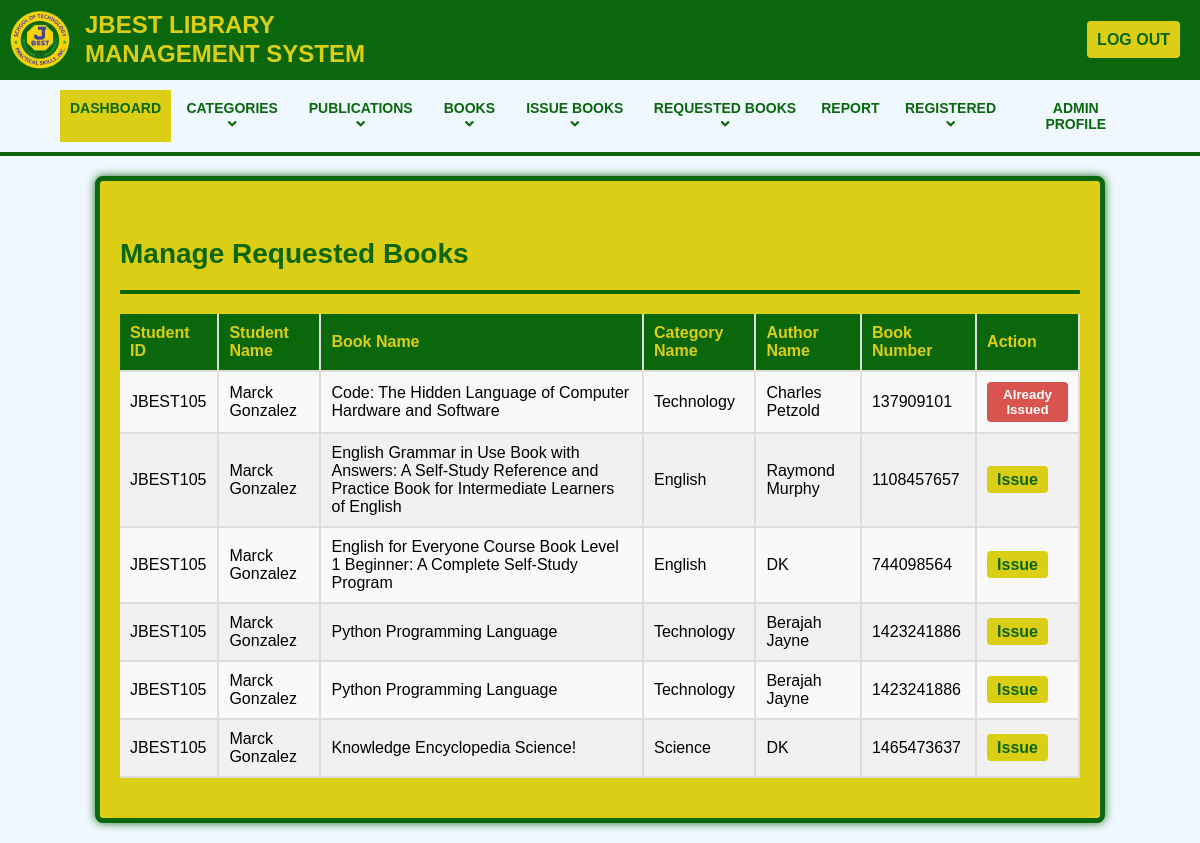
Page /admin/manage-requested-books-student.php on the committed database.
### tables this page shows
CREATE TABLE `tblrequestedbookdetails` (
  `studfacid` varchar(250) NOT NULL,
  `Name` varchar(100) NOT NULL,
  `BookName` varchar(250) NOT NULL,
  `CategoryName` varchar(250) NOT NULL,
  `AuthorName` varchar(250) NOT NULL,
  `BookNumber` int(11) NOT NULL,
  `RequestDate` timestamp NOT NULL DEFAULT current_timestamp(),
  `id` int(11) NOT NULL,
  `entity` int(1) NOT NULL DEFAULT 1
);

CREATE TABLE `tblstudents` (
  `id` int(11) NOT NULL,
  `StudentID` varchar(100) NOT NULL,
  `FullName` varchar(250) DEFAULT NULL,
  `Name` varchar(250) NOT NULL,
  `LastName` varchar(250) NOT NULL,
  `email` varchar(250) DEFAULT NULL,
  `MobileNumber` varchar(11) DEFAULT NULL,
  `Password` varchar(250) DEFAULT NULL,
  `Status` int(1) DEFAULT 1,
  `RegDate` timestamp NOT NULL DEFAULT current_timestamp(),
  `UpdationDate` timestamp NULL DEFAULT NULL ON UPDATE current_timestamp()
);

CREATE TABLE `tblbooks` (
  `id` int(11) NOT NULL,
  `BookName` varchar(250) DEFAULT NULL,
  `Copies` int(11) DEFAULT NULL,
  `IssuedCopies` int(1) NOT NULL DEFAULT 0,
  `BookNumber` int(100) NOT NULL,
  `CatId` int(11) DEFAULT NULL,
  `AuthorId` int(11) DEFAULT NULL,
  `datepublished` date DEFAULT NULL,
  `RegDate` timestamp NULL DEFAULT current_timestamp(),
  `UpdationDate` timestamp NULL DEFAULT NULL ON UPDATE current_timestamp(),
  `archive` int(1) NOT NULL DEFAULT 1
);

CREATE TABLE `tblcategory` (
  `id` int(11) NOT NULL,
  `CategoryName` varchar(150) DEFAULT NULL,
  `Status` int(1) DEFAULT NULL,
  `CreationDate` timestamp NULL DEFAULT current_timestamp(),
  `UpdationDate` timestamp NOT NULL DEFAULT current_timestamp() ON UPDATE current_timestamp()
);

CREATE TABLE `tblauthors` (
  `id` int(11) NOT NULL,
  `AuthorName` varchar(250) DEFAULT NULL,
  `creationDate` timestamp NULL DEFAULT current_timestamp(),
  `UpdationDate` timestamp NULL DEFAULT NULL ON UPDATE current_timestamp()
);

### admin/manage-requested-books-student.php (the view, shortened to what this page needs)
<?php
include('includes/config.php');
$sortBy = isset($_GET['sortBy']) ? $_GET['sortBy'] : 's.StudentID';
$order = isset($_GET['order']) ? $_GET['order'] : 'ASC';
$query = "
    SELECT rbd.*, s.FullName, b.BookName, c.CategoryName, a.AuthorName, b.BookNumber, b.issuedcopies
    FROM tblrequestedbookdetails rbd
    JOIN tblstudents s ON rbd.studfacid = s.StudentID
    JOIN tblbooks b ON rbd.BookNumber = b.BookNumber
    JOIN tblcategory c ON rbd.CategoryName = c.CategoryName
    JOIN tblauthors a ON rbd.AuthorName = a.AuthorName
    WHERE rbd.name = s.FullName
    ORDER BY $sortBy $order
";
$result = mysqli_query($conn, $query);
?>
<!DOCTYPE html>
<html lang="en">
<head>
    <link rel="stylesheet" href="assets/css/admin.css">
    <link rel="stylesheet" href="assets/css/tables.css">
    <link rel="stylesheet" href="https://cdnjs.cloudflare.com/ajax/libs/font-awesome/5.15.4/css/all.min.css">
    <link rel="stylesheet" href="assets/css/admin.css">
    <link rel="stylesheet" href="assets/css/tables.css">
</head>
<body>
    <?php include('includes/header.php'); ?>
    <div class="content-wrapper">
        <div class="container">
            <div class="row pad-botm">
                <div class="col-md-12">
                    <h4 class="header-line">Manage Requested Books</h4>
                    <table class='table'>
                        <thead>
                            <tr>
                                <th><a href="?sortBy=s.StudentID&order=<?php echo ($sortBy == 's.StudentID' && $order == 'ASC') ? 'DESC' : 'ASC'; ?>">Student ID</a></th>
                                <th><a href="?sortBy=s.FullName&order=<?php echo ($sortBy == 's.FullName' && $order == 'ASC') ? 'DESC' : 'ASC'; ?>">Student Name</a></th>
                                <th><a href="?sortBy=b.BookName&order=<?php echo ($sortBy == 'b.BookName' && $order == 'ASC') ? 'DESC' : 'ASC'; ?>">Book Name</a></th>
                                <th><a href="?sortBy=c.CategoryName&order=<?php echo ($sortBy == 'c.CategoryName' && $order == 'ASC') ? 'DESC' : 'ASC'; ?>">Category Name</a></th>
                                <th><a href="?sortBy=a.AuthorName&order=<?php echo ($sortBy == 'a.AuthorName' && $order == 'ASC') ? 'DESC' : 'ASC'; ?>">Author Name</a></th>
                                <th><a href="?sortBy=b.BookNumber&order=<?php echo ($sortBy == 'b.BookNumber' && $order == 'ASC') ? 'DESC' : 'ASC'; ?>">Book Number</a></th>
                                <th>Action</th>
                            </tr>
                        </thead>
                        <tbody>
                        <?php
                        if ($result) {
                            while ($row = mysqli_fetch_assoc($result)) {
                                echo "<tr>";
                                echo "<td>" . htmlspecialchars($row['studfacid']) . "</td>";
                                echo "<td>" . htmlspecialchars($row['FullName']) . "</td>";
                                echo "<td>" . htmlspecialchars($row['BookName']) . "</td>";
                                echo "<td>" . htmlspecialchars($row['CategoryName']) . "</td>";
                                echo "<td>" . htmlspecialchars($row['AuthorName']) . "</td>";
                                echo "<td>" . htmlspecialchars($row['BookNumber']) . "</td>";
                                if ($row['issuedcopies'] == 1) {
                                    echo "<td><button class='btn btn-danger' disabled>Already Issued</button></td>";
                                } else {
                                    echo "<td><a href='requested-issue-book.php?StudentID=" . htmlspecialchars($row['studfacid']) . "' class='btn btn-primary'>Issue</a></td>";
                                }
                                echo "</tr>";
                            }
                        } else {
                            echo "<tr><td colspan='8'>Error: " . mysqli_error($conn) . "</td></tr>";
                        }
                        ?>
                        </tbody>
                    </table>
                </div>
            </div>
        </div>
    </div>
</body>
</html>

### admin/assets/css/admin.css (style rules this page uses)
body { margin: 0; font-family: Arial, sans-serif; background-color: aliceblue; }
.content-wrapper { padding: 20px; background-color: #dbce15; border-radius: 8px; border: 5px solid #0a670c; box-shadow: 0 0 10px rgba(10, 103, 12, 0.9); margin: 20px auto; max-width: 80%; }
.header-line { font-size: 28px; color: #0A670C; font-weight: bold; margin-bottom: 20px; border-bottom: 4px solid #0a670c; padding-bottom: 20px; }

### admin/assets/css/tables.css (style rules this page uses)
table { width: 100%; border-collapse: collapse; margin-bottom: 20px; font-family: Arial, sans-serif; background-color: white; }
table thead th { background-color: #0a670c; color: #dbce15; padding: 10px; text-align: left; font-weight: bold; border-bottom: 2px solid #ddd; border-right: 2px solid #ddd; }
table thead th a { color: #dbce15; text-decoration: none; }
table tbody td { padding: 10px; border-bottom: 2px solid #ddd; border-right: 2px solid #ddd; }
table tbody tr:nth-child(odd) { background-color: #f9f9f9; }
table tbody tr:nth-child(even) { background-color: #f1f1f1; }
.btn { padding: 5px 10px; border-radius: 4px; text-decoration: none; color: #fff; }
.btn-primary { background-color: #dbce15; color: #0a670c; font-weight: 600; border: none; }
.btn-danger { background-color: #d9534f; font-weight: 600; border: none; }

### rows in the picture
tblrequestedbookdetails: studfacid "JBEST105", tblstudents.FullName "Marck Gonzalez", tblbooks.BookName "Code: The Hidden Language of Computer Hardware and Software", tblcategory.CategoryName "Technology", tblauthors.AuthorName "Charles Petzold", tblbooks.BookNumber "137909101", shows "Already Issued"
tblrequestedbookdetails: studfacid "JBEST105", tblstudents.FullName "Marck Gonzalez", tblbooks.BookName "English Grammar in Use Book with Answers: A Self-Study Reference and Practice Book for Intermediate Learners of English", tblcategory.CategoryName "English", tblauthors.AuthorName "Raymond Murphy", tblbooks.BookNumber "1108457657"
tblrequestedbookdetails: studfacid "JBEST105", tblstudents.FullName "Marck Gonzalez", tblbooks.BookName "English for Everyone Course Book Level 1 Beginner: A Complete Self-Study Program", tblcategory.CategoryName "English", tblauthors.AuthorName "DK", tblbooks.BookNumber "744098564"
tblrequestedbookdetails: studfacid "JBEST105", tblstudents.FullName "Marck Gonzalez", tblbooks.BookName "Python Programming Language", tblcategory.CategoryName "Technology", tblauthors.AuthorName "Berajah Jayne", tblbooks.BookNumber "1423241886"
tblrequestedbookdetails: studfacid "JBEST105", tblstudents.FullName "Marck Gonzalez", tblbooks.BookName "Python Programming Language", tblcategory.CategoryName "Technology", tblauthors.AuthorName "Berajah Jayne", tblbooks.BookNumber "1423241886"
tblrequestedbookdetails: studfacid "JBEST105", tblstudents.FullName "Marck Gonzalez", tblbooks.BookName "Knowledge Encyclopedia Science!", tblcategory.CategoryName "Science", tblauthors.AuthorName "DK", tblbooks.BookNumber "1465473637"
